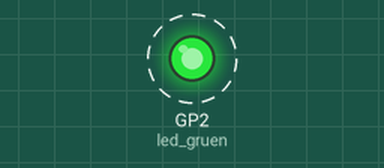
This program was run on a simulated Raspberry Pi Pico running MicroPython. On the bench: output pins drawn as LEDs (lit = HIGH). Dashed ring = blinking.

Above: at 0.5 s.
Timing chart, 0 to 4.6 s (numbered marks = the images above):
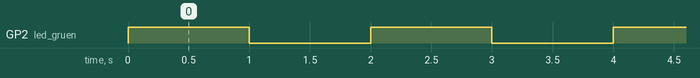

The program:

main.py.py
```python
from machine import Pin
#we are wroking on a raspberry pi pico so we need to import the pin library
import time
#we need to import the utime library for the delay function

while True:
    led_gruen = Pin(2,Pin.OUT) #instatiate an instance of the pin class called led_gruen
    led_gruen.on() #turn the led on
    time.sleep(1) #wait for 1 second
    led_gruen.off() #turn the led off
    time.sleep(1) #wait for 1 second
```

Measured:
- by itself, GP2 (led_gruen): alternates HIGH for 1.0 s and LOW for 1.0 s
